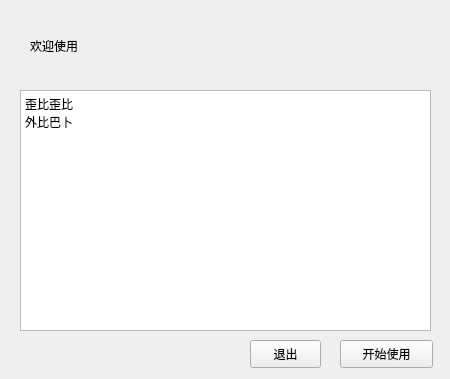
<?xml version="1.0" encoding="UTF-8"?>
<ui version="4.0">
 <class>Form</class>
 <widget class="QWidget" name="Form">
  <property name="geometry">
   <rect>
    <x>0</x>
    <y>0</y>
    <width>450</width>
    <height>379</height>
   </rect>
  </property>
  <property name="windowTitle">
   <string>Form</string>
  </property>
  <widget class="QLabel" name="label">
   <property name="geometry">
    <rect>
     <x>30</x>
     <y>10</y>
     <width>121</width>
     <height>71</height>
    </rect>
   </property>
   <property name="text">
    <string>欢迎使用</string>
   </property>
  </widget>
  <widget class="QPushButton" name="pushButton">
   <property name="geometry">
    <rect>
     <x>250</x>
     <y>340</y>
     <width>71</width>
     <height>28</height>
    </rect>
   </property>
   <property name="text">
    <string>退出</string>
   </property>
  </widget>
  <widget class="QPushButton" name="pushButton_2">
   <property name="geometry">
    <rect>
     <x>340</x>
     <y>340</y>
     <width>93</width>
     <height>28</height>
    </rect>
   </property>
   <property name="text">
    <string>开始使用</string>
   </property>
  </widget>
  <widget class="QTextBrowser" name="textBrowser">
   <property name="geometry">
    <rect>
     <x>20</x>
     <y>90</y>
     <width>411</width>
     <height>241</height>
    </rect>
   </property>
   <property name="html">
    <string>&lt;!DOCTYPE HTML PUBLIC &quot;-//W3C//DTD HTML 4.0//EN&quot; &quot;http://www.w3.org/TR/REC-html40/strict.dtd&quot;&gt;
&lt;html&gt;&lt;head&gt;&lt;meta name=&quot;qrichtext&quot; content=&quot;1&quot; /&gt;&lt;style type=&quot;text/css&quot;&gt;
p, li { white-space: pre-wrap; }
&lt;/style&gt;&lt;/head&gt;&lt;body style=&quot; font-family:'SimSun'; font-size:9pt; font-weight:400; font-style:normal;&quot;&gt;
&lt;p style=&quot; margin-top:0px; margin-bottom:0px; margin-left:0px; margin-right:0px; -qt-block-indent:0; text-indent:0px;&quot;&gt;歪比歪比&lt;/p&gt;
&lt;p style=&quot; margin-top:0px; margin-bottom:0px; margin-left:0px; margin-right:0px; -qt-block-indent:0; text-indent:0px;&quot;&gt;外比巴卜&lt;/p&gt;&lt;/body&gt;&lt;/html&gt;</string>
   </property>
  </widget>
 </widget>
 <resources/>
 <connections/>
</ui>
